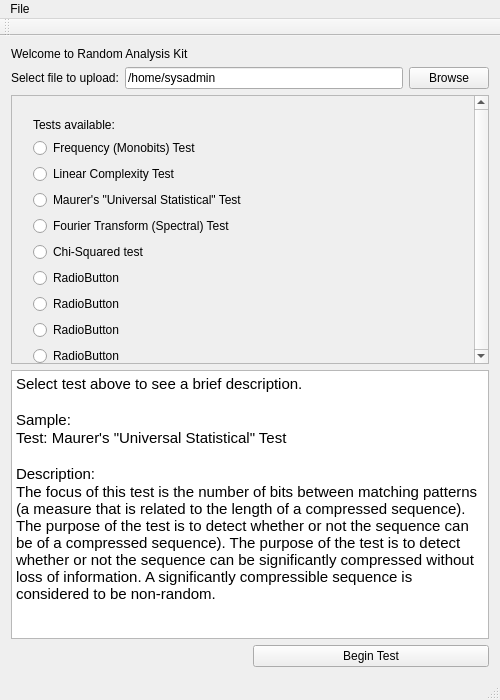
<?xml version="1.0" encoding="UTF-8"?>
<ui version="4.0">
 <class>MainWindow</class>
 <widget class="QMainWindow" name="MainWindow">
  <property name="geometry">
   <rect>
    <x>0</x>
    <y>0</y>
    <width>500</width>
    <height>700</height>
   </rect>
  </property>
  <property name="windowTitle">
   <string>Randit.</string>
  </property>
  <widget class="QWidget" name="centralWidget">
   <layout class="QGridLayout" name="gridLayout">
    <item row="4" column="1">
     <widget class="QPushButton" name="pushButton">
      <property name="text">
       <string>Begin Test</string>
      </property>
     </widget>
    </item>
    <item row="0" column="0">
     <widget class="QLabel" name="label">
      <property name="text">
       <string>Welcome to Random Analysis Kit</string>
      </property>
     </widget>
    </item>
    <item row="1" column="0" colspan="2">
     <layout class="QHBoxLayout" name="horizontalLayout">
      <item>
       <widget class="QLabel" name="label_2">
        <property name="text">
         <string>Select file to upload:</string>
        </property>
       </widget>
      </item>
      <item>
       <widget class="QLineEdit" name="filenamepath">
        <property name="text">
         <string>/home/sysadmin</string>
        </property>
       </widget>
      </item>
      <item>
       <widget class="QPushButton" name="BrowseFileButton">
        <property name="text">
         <string>Browse</string>
        </property>
       </widget>
      </item>
     </layout>
    </item>
    <item row="3" column="0" colspan="2">
     <widget class="QTextBrowser" name="textBrowser">
      <property name="html">
       <string>&lt;!DOCTYPE HTML PUBLIC &quot;-//W3C//DTD HTML 4.0//EN&quot; &quot;http://www.w3.org/TR/REC-html40/strict.dtd&quot;&gt;
&lt;html&gt;&lt;head&gt;&lt;meta name=&quot;qrichtext&quot; content=&quot;1&quot; /&gt;&lt;style type=&quot;text/css&quot;&gt;
p, li { white-space: pre-wrap; }
&lt;/style&gt;&lt;/head&gt;&lt;body style=&quot; font-family:'Ubuntu'; font-size:11pt; font-weight:400; font-style:normal;&quot;&gt;
&lt;p style=&quot; margin-top:0px; margin-bottom:0px; margin-left:0px; margin-right:0px; -qt-block-indent:0; text-indent:0px;&quot;&gt;Select test above to see a brief description.&lt;/p&gt;
&lt;p style=&quot;-qt-paragraph-type:empty; margin-top:0px; margin-bottom:0px; margin-left:0px; margin-right:0px; -qt-block-indent:0; text-indent:0px;&quot;&gt;&lt;br /&gt;&lt;/p&gt;
&lt;p style=&quot; margin-top:0px; margin-bottom:0px; margin-left:0px; margin-right:0px; -qt-block-indent:0; text-indent:0px;&quot;&gt;Sample:&lt;/p&gt;
&lt;p style=&quot; margin-top:0px; margin-bottom:0px; margin-left:0px; margin-right:0px; -qt-block-indent:0; text-indent:0px;&quot;&gt;Test: Maurer's &amp;quot;Universal Statistical&amp;quot; Test&lt;/p&gt;
&lt;p style=&quot;-qt-paragraph-type:empty; margin-top:0px; margin-bottom:0px; margin-left:0px; margin-right:0px; -qt-block-indent:0; text-indent:0px;&quot;&gt;&lt;br /&gt;&lt;/p&gt;
&lt;p style=&quot; margin-top:0px; margin-bottom:0px; margin-left:0px; margin-right:0px; -qt-block-indent:0; text-indent:0px;&quot;&gt;Description:&lt;/p&gt;
&lt;p style=&quot; margin-top:0px; margin-bottom:0px; margin-left:0px; margin-right:0px; -qt-block-indent:0; text-indent:0px;&quot;&gt;The focus of this test is the number of bits between matching patterns (a measure that is related to the length of a compressed sequence). The purpose of the test is to detect whether or not the sequence can be of a compressed sequence). The purpose of the test is to detect whether or not the sequence can be significantly compressed without loss of information. A significantly compressible sequence is considered to be non-random. &lt;/p&gt;&lt;/body&gt;&lt;/html&gt;</string>
      </property>
     </widget>
    </item>
    <item row="2" column="0" colspan="2">
     <widget class="QScrollArea" name="TestSelectionScrollArea">
      <property name="minimumSize">
       <size>
        <width>0</width>
        <height>150</height>
       </size>
      </property>
      <property name="layoutDirection">
       <enum>Qt::LeftToRight</enum>
      </property>
      <property name="verticalScrollBarPolicy">
       <enum>Qt::ScrollBarAlwaysOn</enum>
      </property>
      <property name="sizeAdjustPolicy">
       <enum>QAbstractScrollArea::AdjustToContents</enum>
      </property>
      <property name="widgetResizable">
       <bool>true</bool>
      </property>
      <widget class="QWidget" name="scrollAreaWidgetContents">
       <property name="geometry">
        <rect>
         <x>0</x>
         <y>0</y>
         <width>467</width>
         <height>261</height>
        </rect>
       </property>
       <widget class="QWidget" name="">
        <property name="geometry">
         <rect>
          <x>10</x>
          <y>10</y>
          <width>274</width>
          <height>271</height>
         </rect>
        </property>
        <layout class="QVBoxLayout" name="verticalLayout">
         <item>
          <widget class="QLabel" name="label_3">
           <property name="text">
            <string>Tests available:</string>
           </property>
          </widget>
         </item>
         <item>
          <widget class="QRadioButton" name="radioButton_3">
           <property name="text">
            <string>Frequency (Monobits) Test</string>
           </property>
          </widget>
         </item>
         <item>
          <widget class="QRadioButton" name="radioButton_5">
           <property name="text">
            <string>Linear Complexity Test</string>
           </property>
          </widget>
         </item>
         <item>
          <widget class="QRadioButton" name="radioButton_4">
           <property name="text">
            <string>Maurer's &quot;Universal Statistical&quot; Test</string>
           </property>
          </widget>
         </item>
         <item>
          <widget class="QRadioButton" name="radioButton_2">
           <property name="text">
            <string>Fourier Transform (Spectral) Test</string>
           </property>
          </widget>
         </item>
         <item>
          <widget class="QRadioButton" name="radioButton">
           <property name="text">
            <string>Chi-Squared test</string>
           </property>
          </widget>
         </item>
         <item>
          <widget class="QRadioButton" name="radioButton_7">
           <property name="text">
            <string>RadioButton</string>
           </property>
          </widget>
         </item>
         <item>
          <widget class="QRadioButton" name="radioButton_6">
           <property name="text">
            <string>RadioButton</string>
           </property>
          </widget>
         </item>
         <item>
          <widget class="QRadioButton" name="radioButton_9">
           <property name="text">
            <string>RadioButton</string>
           </property>
          </widget>
         </item>
         <item>
          <widget class="QRadioButton" name="radioButton_8">
           <property name="text">
            <string>RadioButton</string>
           </property>
          </widget>
         </item>
        </layout>
       </widget>
      </widget>
     </widget>
    </item>
   </layout>
   <zorder>layoutWidget</zorder>
   <zorder>pushButton</zorder>
   <zorder>label</zorder>
   <zorder>TestSelectionScrollArea</zorder>
   <zorder>textBrowser</zorder>
  </widget>
  <widget class="QMenuBar" name="menuBar">
   <property name="geometry">
    <rect>
     <x>0</x>
     <y>0</y>
     <width>500</width>
     <height>25</height>
    </rect>
   </property>
   <widget class="QMenu" name="menuFile">
    <property name="title">
     <string>File</string>
    </property>
    <addaction name="actionExit"/>
    <addaction name="separator"/>
   </widget>
   <addaction name="menuFile"/>
  </widget>
  <widget class="QToolBar" name="mainToolBar">
   <attribute name="toolBarArea">
    <enum>TopToolBarArea</enum>
   </attribute>
   <attribute name="toolBarBreak">
    <bool>false</bool>
   </attribute>
  </widget>
  <widget class="QStatusBar" name="statusBar"/>
  <action name="actionExit">
   <property name="text">
    <string>Exit</string>
   </property>
  </action>
 </widget>
 <layoutdefault spacing="6" margin="11"/>
 <resources/>
 <connections>
  <connection>
   <sender>actionExit</sender>
   <signal>triggered()</signal>
   <receiver>MainWindow</receiver>
   <slot>close()</slot>
   <hints>
    <hint type="sourcelabel">
     <x>-1</x>
     <y>-1</y>
    </hint>
    <hint type="destinationlabel">
     <x>249</x>
     <y>349</y>
    </hint>
   </hints>
  </connection>
 </connections>
</ui>
